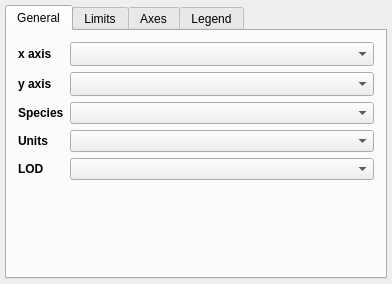
<?xml version="1.0" encoding="UTF-8"?>
<ui version="4.0">
 <class>Widget</class>
 <widget class="QWidget" name="Widget">
  <property name="geometry">
   <rect>
    <x>0</x>
    <y>0</y>
    <width>392</width>
    <height>284</height>
   </rect>
  </property>
  <property name="windowTitle">
   <string>2D Scatter</string>
  </property>
  <layout class="QGridLayout" name="gridLayout_5">
   <property name="leftMargin">
    <number>5</number>
   </property>
   <property name="topMargin">
    <number>5</number>
   </property>
   <property name="rightMargin">
    <number>5</number>
   </property>
   <property name="bottomMargin">
    <number>5</number>
   </property>
   <property name="verticalSpacing">
    <number>5</number>
   </property>
   <item row="0" column="0">
    <widget class="QTabWidget" name="tab_widget">
     <property name="tabPosition">
      <enum>QTabWidget::North</enum>
     </property>
     <property name="currentIndex">
      <number>0</number>
     </property>
     <property name="usesScrollButtons">
      <bool>false</bool>
     </property>
     <property name="documentMode">
      <bool>false</bool>
     </property>
     <property name="tabsClosable">
      <bool>false</bool>
     </property>
     <property name="movable">
      <bool>false</bool>
     </property>
     <widget class="QWidget" name="tab">
      <attribute name="title">
       <string>General</string>
      </attribute>
      <layout class="QGridLayout" name="gridLayout">
       <item row="0" column="0">
        <widget class="QLabel" name="x_lab">
         <property name="font">
          <font>
           <weight>75</weight>
           <bold>true</bold>
          </font>
         </property>
         <property name="text">
          <string>x axis</string>
         </property>
        </widget>
       </item>
       <item row="0" column="1">
        <widget class="QComboBox" name="combosel_x_att">
         <property name="sizeAdjustPolicy">
          <enum>QComboBox::AdjustToMinimumContentsLengthWithIcon</enum>
         </property>
        </widget>
       </item>
       <item row="4" column="0">
        <widget class="QLabel" name="LOD_lab">
         <property name="font">
          <font>
           <weight>75</weight>
           <bold>true</bold>
          </font>
         </property>
         <property name="text">
          <string>LOD</string>
         </property>
        </widget>
       </item>
       <item row="5" column="1">
        <spacer name="horizontalSpacer">
         <property name="orientation">
          <enum>Qt::Horizontal</enum>
         </property>
         <property name="sizeHint" stdset="0">
          <size>
           <width>40</width>
           <height>20</height>
          </size>
         </property>
        </spacer>
       </item>
       <item row="4" column="1">
        <widget class="QComboBox" name="combosel_lod_att"/>
       </item>
       <item row="3" column="0">
        <widget class="QLabel" name="chr_pos_units">
         <property name="font">
          <font>
           <weight>75</weight>
           <bold>true</bold>
          </font>
         </property>
         <property name="text">
          <string>Units</string>
         </property>
        </widget>
       </item>
       <item row="1" column="1">
        <widget class="QComboBox" name="combosel_y_att">
         <property name="sizeAdjustPolicy">
          <enum>QComboBox::AdjustToMinimumContentsLengthWithIcon</enum>
         </property>
        </widget>
       </item>
       <item row="2" column="1">
        <widget class="QComboBox" name="combosel_species"/>
       </item>
       <item row="2" column="0">
        <widget class="QLabel" name="chr_species_lab">
         <property name="font">
          <font>
           <weight>75</weight>
           <bold>true</bold>
          </font>
         </property>
         <property name="text">
          <string>Species</string>
         </property>
        </widget>
       </item>
       <item row="3" column="1">
        <widget class="QComboBox" name="combosel_pos_units"/>
       </item>
       <item row="1" column="0">
        <widget class="QLabel" name="y_lab">
         <property name="font">
          <font>
           <weight>75</weight>
           <bold>true</bold>
          </font>
         </property>
         <property name="text">
          <string>y axis</string>
         </property>
        </widget>
       </item>
       <item row="8" column="1">
        <spacer name="verticalSpacer_2">
         <property name="orientation">
          <enum>Qt::Vertical</enum>
         </property>
         <property name="sizeHint" stdset="0">
          <size>
           <width>20</width>
           <height>40</height>
          </size>
         </property>
        </spacer>
       </item>
       <item row="7" column="0" colspan="2">
        <layout class="QVBoxLayout" name="layout_slices"/>
       </item>
      </layout>
     </widget>
     <widget class="QWidget" name="tab_2">
      <attribute name="title">
       <string>Limits</string>
      </attribute>
      <layout class="QGridLayout" name="gridLayout_2">
       <property name="leftMargin">
        <number>10</number>
       </property>
       <property name="topMargin">
        <number>10</number>
       </property>
       <property name="rightMargin">
        <number>10</number>
       </property>
       <property name="bottomMargin">
        <number>10</number>
       </property>
       <property name="horizontalSpacing">
        <number>10</number>
       </property>
       <property name="verticalSpacing">
        <number>5</number>
       </property>
       <item row="1" column="1">
        <widget class="QLabel" name="x_lab_2">
         <property name="font">
          <font>
           <weight>75</weight>
           <bold>true</bold>
          </font>
         </property>
         <property name="text">
          <string>x axis</string>
         </property>
         <property name="alignment">
          <set>Qt::AlignRight|Qt::AlignTrailing|Qt::AlignVCenter</set>
         </property>
        </widget>
       </item>
       <item row="2" column="4">
        <widget class="QLineEdit" name="valuetext_y_max"/>
       </item>
       <item row="4" column="2">
        <spacer name="verticalSpacer">
         <property name="orientation">
          <enum>Qt::Vertical</enum>
         </property>
         <property name="sizeHint" stdset="0">
          <size>
           <width>20</width>
           <height>40</height>
          </size>
         </property>
        </spacer>
       </item>
       <item row="1" column="4">
        <widget class="QLineEdit" name="valuetext_x_max"/>
       </item>
       <item row="2" column="1">
        <widget class="QLabel" name="y_lab_2">
         <property name="font">
          <font>
           <weight>75</weight>
           <bold>true</bold>
          </font>
         </property>
         <property name="text">
          <string>y axis</string>
         </property>
         <property name="alignment">
          <set>Qt::AlignRight|Qt::AlignTrailing|Qt::AlignVCenter</set>
         </property>
        </widget>
       </item>
       <item row="2" column="3">
        <widget class="QToolButton" name="button_flip_y">
         <property name="styleSheet">
          <string notr="true">padding: 0px</string>
         </property>
         <property name="text">
          <string>⇄</string>
         </property>
        </widget>
       </item>
       <item row="1" column="3">
        <widget class="QToolButton" name="button_flip_x">
         <property name="styleSheet">
          <string notr="true">padding: 0px</string>
         </property>
         <property name="text">
          <string>⇄</string>
         </property>
        </widget>
       </item>
       <item row="2" column="2">
        <widget class="QLineEdit" name="valuetext_y_min"/>
       </item>
       <item row="1" column="2">
        <widget class="QLineEdit" name="valuetext_x_min"/>
       </item>
       <item row="3" column="2" colspan="4">
        <spacer name="horizontalSpacer_2">
         <property name="orientation">
          <enum>Qt::Horizontal</enum>
         </property>
         <property name="sizeHint" stdset="0">
          <size>
           <width>40</width>
           <height>5</height>
          </size>
         </property>
        </spacer>
       </item>
      </layout>
     </widget>
     <widget class="QWidget" name="tab_3">
      <attribute name="title">
       <string>Axes</string>
      </attribute>
      <layout class="QHBoxLayout" name="horizontalLayout">
       <property name="leftMargin">
        <number>5</number>
       </property>
       <property name="topMargin">
        <number>5</number>
       </property>
       <property name="rightMargin">
        <number>5</number>
       </property>
       <property name="bottomMargin">
        <number>5</number>
       </property>
       <item>
        <widget class="AxesEditorWidget" name="axes_editor" native="true"/>
       </item>
      </layout>
     </widget>
     <widget class="QWidget" name="tab_4">
      <attribute name="title">
       <string>Legend</string>
      </attribute>
      <layout class="QHBoxLayout" name="horizontalLayout">
       <property name="leftMargin">
        <number>5</number>
       </property>
       <property name="topMargin">
        <number>5</number>
       </property>
       <property name="rightMargin">
        <number>5</number>
       </property>
       <property name="bottomMargin">
        <number>5</number>
       </property>
       <item>
        <widget class="LegendEditorWidget" name="legend_editor" native="true"/>
       </item>
      </layout>
     </widget>
    </widget>
   </item>
  </layout>
 </widget>
 <layoutdefault spacing="6" margin="11"/>
 <customwidgets>
  <customwidget>
   <class>AxesEditorWidget</class>
   <extends>QWidget</extends>
   <header>glue_qt.viewers.matplotlib.axes_editor</header>
  </customwidget>
  <customwidget>
   <class>LegendEditorWidget</class>
   <extends>QWidget</extends>
   <header>glue_qt.viewers.matplotlib.legend_editor</header>
  </customwidget>
 </customwidgets>
 <resources/>
 <connections/>
</ui>
